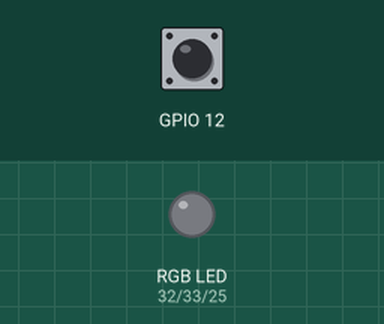
Recording of a sketch running on a simulated ESP32. On the bench: an RGB LED mixed from three pins (HIGH = lit). The test bench sets the inputs (shaded band); at power-on: GPIO 12 HIGH. Dim RGB values are drawn brighter than linear; random numbers use the default seed unless the sketch sets one.

Above: at 1.2 s.
1.3 s: GPIO 12 pulled LOW for 0.15 s
At 1.6 s:
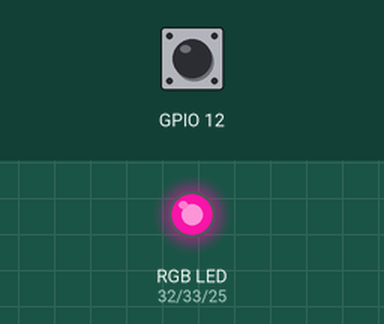
2.9 s: GPIO 12 pulled LOW for 1 s
At 4.0 s:
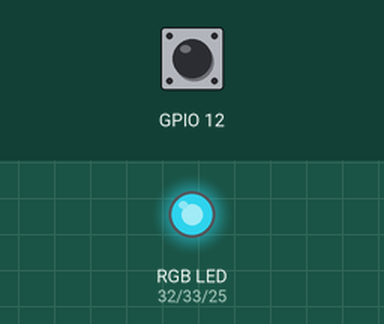
5.4 s: GPIO 12 pulled LOW for 0.15 s
At 5.9 s:
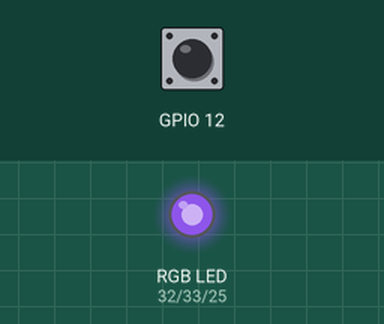
7.0 s: GPIO 12 pulled LOW for 3.2 s
At 8.4 s:
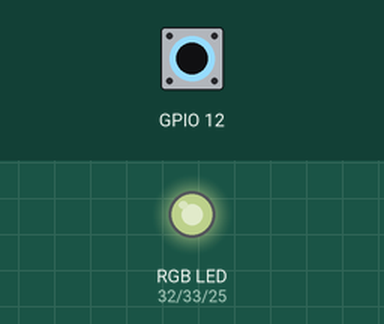
11.7 s: GPIO 12 pulled LOW for 0.15 s
At 12.9 s:
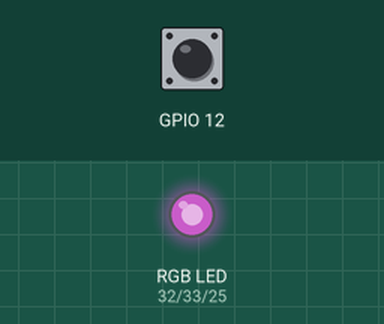
13.3 s: GPIO 12 pulled LOW for 1 s
At 14.4 s:
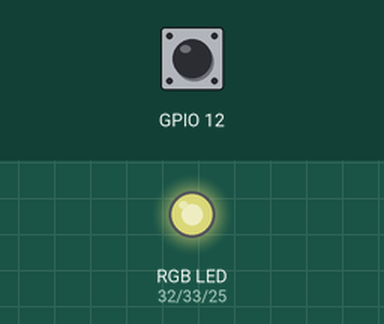
Timing chart, 0 to 16.3 s (numbered marks = the images above; inputs shaded):
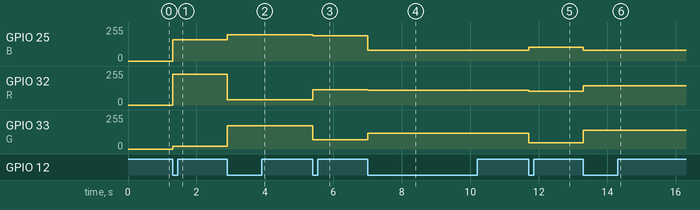

Measured:
- after the input at 1.3 s, GPIO 25 (B): 0/255 → 158/255 at once; GPIO 32 (R): 0/255 → 232/255 at once; GPIO 33 (G): 0/255 → 19/255 at once
- after the input at 2.9 s, GPIO 25 (B): 158/255 → 197/255 at once; GPIO 32 (R): 232/255 → 38/255 at once; GPIO 33 (G): 19/255 → 175/255 at once
- after the input at 5.4 s, GPIO 25 (B): 197/255 → 188/255 at once; GPIO 32 (R): 38/255 → 114/255 at once; GPIO 33 (G): 175/255 → 68/255 at once
- after the input at 7.0 s, GPIO 25 (B): 188/255 → 80/255 at once; GPIO 32 (R): 114/255 → 109/255 at once; GPIO 33 (G): 68/255 → 120/255 at once
- after the input at 11.7 s, GPIO 25 (B): 80/255 → 102/255 at once; GPIO 32 (R): 109/255 → 102/255 at once; GPIO 33 (G): 120/255 → 47/255 at once
- after the input at 13.3 s, GPIO 25 (B): 102/255 → 79/255 at once; GPIO 32 (R): 102/255 → 143/255 at once; GPIO 33 (G): 47/255 → 142/255 at once

The sketch:

sketch_nov05b.ino
```cpp
#define R 32
#define G 33
#define B 25

bool flag12 = LOW;


void setup() {

  pinMode(R, OUTPUT);
  pinMode(G, OUTPUT);
  pinMode(B, OUTPUT);
  pinMode(12, INPUT_PULLUP);
}

void loop() {

int p12 = digitalRead(12);
  // 檢查按鈕是否按下（且狀態為低）並改變 flag12 狀態
  if (p12 == LOW && flag12 == LOW) {
    flag12 = HIGH; // 標記按鈕已按下
    // 生成隨機顏色值
    int rv = random(255);
    int gv = random(255);
    int bv = random(255);

    // 設定 RGB 顏色
    analogWrite(R, rv);
    analogWrite(G, gv);
    analogWrite(B, bv);
    delay(100);
  }

  // 檢查按鈕是否放開並重設 flag12
  if (p12 == HIGH && flag12 == HIGH) {
    flag12 = LOW; // 標記按鈕已放開，等待下一次按下
  }
}
```
